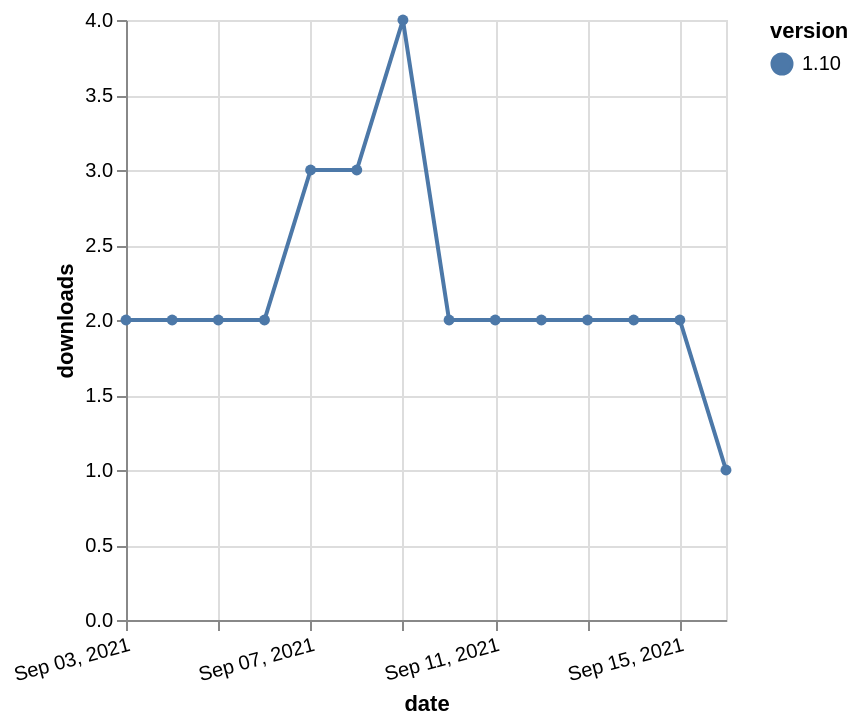

Specify this chart in Vega-Lite:
### Vega-Lite specification from a JSON file in a GitHub repository (floating-point values rounded to 4 significant figures)
{"$schema": "https://vega.github.io/schema/vega-lite/v5.json", "description": "A simple bar chart with embedded data.", "data": {"values": [{"date": "2021-09-03", "total": 2654, "delta": 2, "version": "1.10"}, {"date": "2021-09-04", "total": 2656, "delta": 2, "version": "1.10"}, {"date": "2021-09-05", "total": 2658, "delta": 2, "version": "1.10"}, {"date": "2021-09-06", "total": 2660, "delta": 2, "version": "1.10"}, {"date": "2021-09-07", "total": 2663, "delta": 3, "version": "1.10"}, {"date": "2021-09-08", "total": 2666, "delta": 3, "version": "1.10"}, {"date": "2021-09-09", "total": 2670, "delta": 4, "version": "1.10"}, {"date": "2021-09-10", "total": 2672, "delta": 2, "version": "1.10"}, {"date": "2021-09-11", "total": 2674, "delta": 2, "version": "1.10"}, {"date": "2021-09-12", "total": 2676, "delta": 2, "version": "1.10"}, {"date": "2021-09-13", "total": 2678, "delta": 2, "version": "1.10"}, {"date": "2021-09-14", "total": 2680, "delta": 2, "version": "1.10"}, {"date": "2021-09-15", "total": 2682, "delta": 2, "version": "1.10"}, {"date": "2021-09-16", "total": 2683, "delta": 1, "version": "1.10"}]}, "width": "container", "mark": {"type": "line", "point": {"filled": true}}, "encoding": {"x": {"field": "date", "type": "temporal", "timeUnit": "yearmonthdate", "title": "date", "axis": {"labelAngle": -15}}, "y": {"field": "delta", "type": "quantitative", "title": "downloads"}, "color": {"field": "version", "type": "nominal"}, "tooltip": {"field": "delta"}}}
